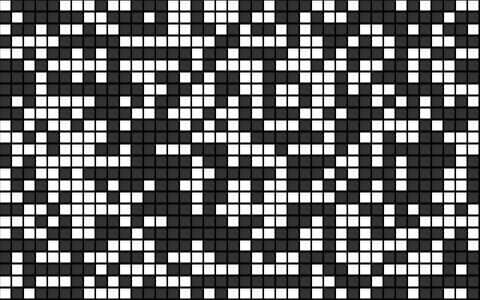
Frame 1 (no input)
Frame 60 (no input): identical to frame 1, image omitted
Frame 120 (the mouse pressed at the canvas centre since frame 60): identical to frame 1, image omitted

The p5.js sketch that drew this single still picture (run headless with seeded random() and noise() and a simulated clock; from frame 60 on, the mouse is pressed at the canvas centre):

// p5.js sketch
// ── sketch.js
function make2DArray(cols, rows) {
	let arr = new Array(cols);
	for (let i = 0; i < arr.length; i++) {
		arr[i] = new Array(rows);
	}
	return(arr)
}

let grid;
let next;
let cols;
let rows;
let resolution = 12;
let fillCol = [50, 255];

// Switch
let turnOff;
let rand_or_blank;

// Button selection
let button; 		 // "turnOff" switch
let button_template; // "rand_or_blank" switch



function setup() {
	createCanvas(480, 300);
	cols = width / resolution;
	rows = height / resolution;

	grid = make2DArray(cols, rows);

	for (let i = 0; i < cols; i++) {
		for (let j = 0; j < rows; j++) {
			grid[i][j] = new Cell(i * resolution, j * resolution);
			grid[i][j].val = floor(random(2));
		}
	}

	next = grid;

	turnOff = 1;
	rand_or_blank = 1;

	// button characteristics
	button = createButton('START/STOP');
	button.mousePressed(changeB);

	// button_template = createButton('RANDOM or CLEAR');
	// button_template.mousePressed(changeB2);

}

function draw() {
	background(0);

	for (let i = 0; i < cols; i++) {
		for (let j = 0; j < rows; j++) {
			grid[i][j].display();
		}
	}

	if(turnOff == 0) {
		next = make2DArray(cols, rows);

		for (let i = 0; i < cols; i++) {
			for (let j = 0; j < rows; j++) {

				let state = grid[i][j].val;

				let sum = 0;
				let neighbors = countNeighbors(grid, i , j);

				if (state == 0 && neighbors == 3) {
					next[i][j] = new Cell(i * resolution, j * resolution);
					next[i][j].val = 1;
				} else if (state == 1 && (neighbors < 2 || neighbors > 3)) {
					next[i][j] = new Cell(i * resolution, j * resolution);
					next[i][j].val = 0;
				} else {
					next[i][j] = new Cell(i * resolution, j * resolution);
					next[i][j].val = state;
				}
			}
		}

		grid = next;
	}
}

function countNeighbors(grid, x, y) {

	let sum = 0;

	for (let i = -1; i < 2; i ++) {
		for (let j = -1; j < 2; j++) {

			let w = (x + cols + i) % cols;
			let z = (y + rows + j) % rows;

			sum += grid[w][z].val;
		}
	}
	sum -= grid[x][y].val;
	return sum;
}

function changeB() {
	if (turnOff == 0) {
		turnOff = 1;
	} else {
		turnOff = 0;
	}
}

function changeB2() {
	if (rand_or_blank == 0) {
		rand_or_blank = 1;
	} else {
		rand_or_blank = 0;
	}
}

function mousePressed() {
	for (let i = 0; i < cols; i++) {
		for (let j = 0; j < rows; j++) {
			grid[i][j].clicked(mouseX, mouseY);
		}
	}
}

class Cell {
	constructor(x, y) {
		this.x = x;
		this.y = y;
		this.val = 0;
	}

	clicked(x, y) {
		if((x > this.x) && (x < this.x + resolution) &&
		   (y > this.y) && (y < this.y + resolution)) {
			   if(this.val == 1) {
				   this.val = 0;
			   } else {
				   this.val = 1;
			   }
		}

	}

	display() {
		fill(fillCol[this.val]);
		stroke(0);
		rect(this.x, this.y, resolution-1, resolution-1);
	}
}

// I want to add the following:
// (1) Menu for starting screens (only appears during STOP)
// (2) Blank template
// (3) Random template
